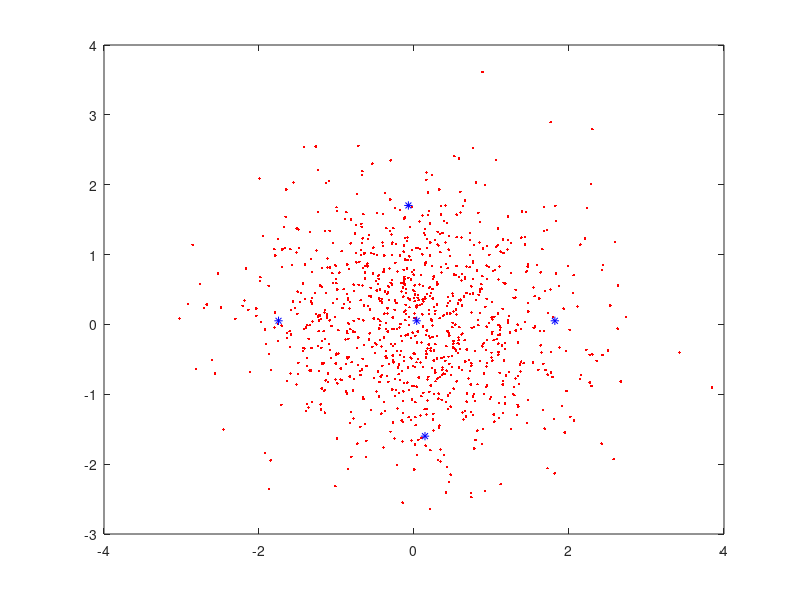

The MATLAB source for this figure:
A = randn(1000,2);

%plot(x(:,1),x(:,2), '.r');

Ma = mean(A);
Cx = cov(A);



n = 4;
k = -1;

Ch = chol((n+k).*Cx);

S0 = Ma;
W0 =(k/(n+k));
S1 = transpose(Ma) + Ch(:,1);
W1 = (1/(2.*(n+k)));
S2 = transpose(Ma) - Ch(:,1);
W2 = (1/(2.*(n+k)));
S3 = transpose(Ma) + Ch(:,2);
W3 = (1/(2.*(n+k)));
S4= transpose(Ma) - Ch(:,2);
W4 = (1/(2.*(n+k)));


plot(A(:,1), A(:,2), '.r')
hold on
plot(Ma(:,1), Ma(:,2), '*b')
plot(S1(1,:), S1(2,:), '*b');
plot(S2(1,:), S2(2,:), '*b');
plot(S3(1,:), S3(2,:), '*b');
plot(S4(1,:), S4(2,:), '*b');
